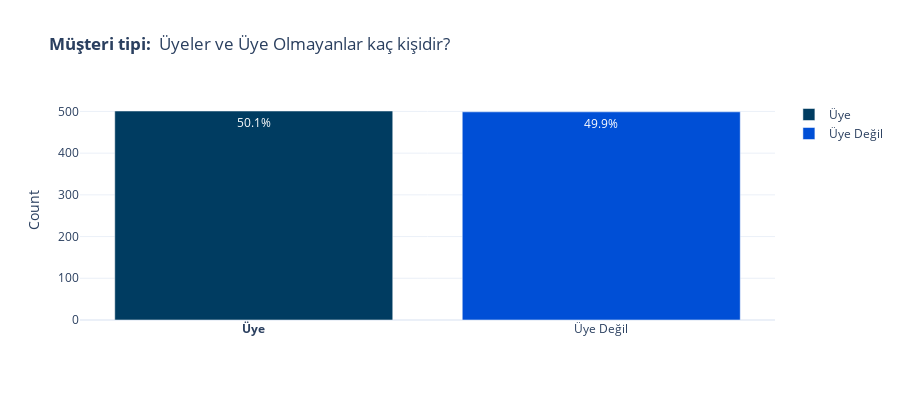

Notebook code cell kept with this figure:
### Code cell
# Query

member = mod.query('customer_type == "Member" ')
non_member = mod.query('customer_type == "Normal" ')

# Count

member_count = member['customer_type'].value_counts()
non_member_count = non_member['customer_type'].value_counts()

y_count_member = member_count.values.sum()
y_count_non_member =  non_member_count.values.sum()

# Percentages

y_total = y_count_member + y_count_non_member
y_percent_member = y_count_member / y_total * 100
y_percent_non_member = y_count_non_member / y_total * 100

# Barchart

fig = go.Figure()
fig.add_trace(go.Bar(
    x = ['<b>Üye</b>'],
    y = [y_count_member],
    name = 'Üye',
    text = [str(y_percent_member) + str('%')],
    marker_color = blue_shades[5]
))

fig.add_trace(go.Bar(
    x = ['Üye Değil'],
    y = [y_count_non_member],
    name = 'Üye Değil',
    text = [str(y_percent_non_member) + str('%')],
    marker_color = blue_shades[0]
))

# Update Traces (Text)

fig.update_traces(
    textposition = 'inside'
)

# Update Figure Layout

fig.update_layout(
    title =  '<b> Müşteri tipi: </b> Üyeler ve Üye Olmayanlar kaç kişidir?',
    yaxis_title = 'Count',
    autosize = False,
    height = 400
)

# Show our figure
fig.show(config=config)

### Figure 1 — Plotly figure (JSON) as saved in the notebook; plotly's stock layout.template omitted (floating-point values rounded to 4 significant figures)
{"data": [{"marker": {"color": "#003C61"}, "name": "Üye", "text": ["50.1%"], "textposition": "inside", "type": "bar", "x": ["<b>Üye</b>"], "y": [501]}, {"marker": {"color": "#004FD6"}, "name": "Üye Değil", "text": ["49.9%"], "textposition": "inside", "type": "bar", "x": ["Üye Değil"], "y": [499]}], "layout": {"autosize": false, "height": 400, "title": {"text": "<b> Müşteri tipi: </b> Üyeler ve Üye Olmayanlar kaç kişidir?"}, "yaxis": {"title": {"text": "Count"}}}}
